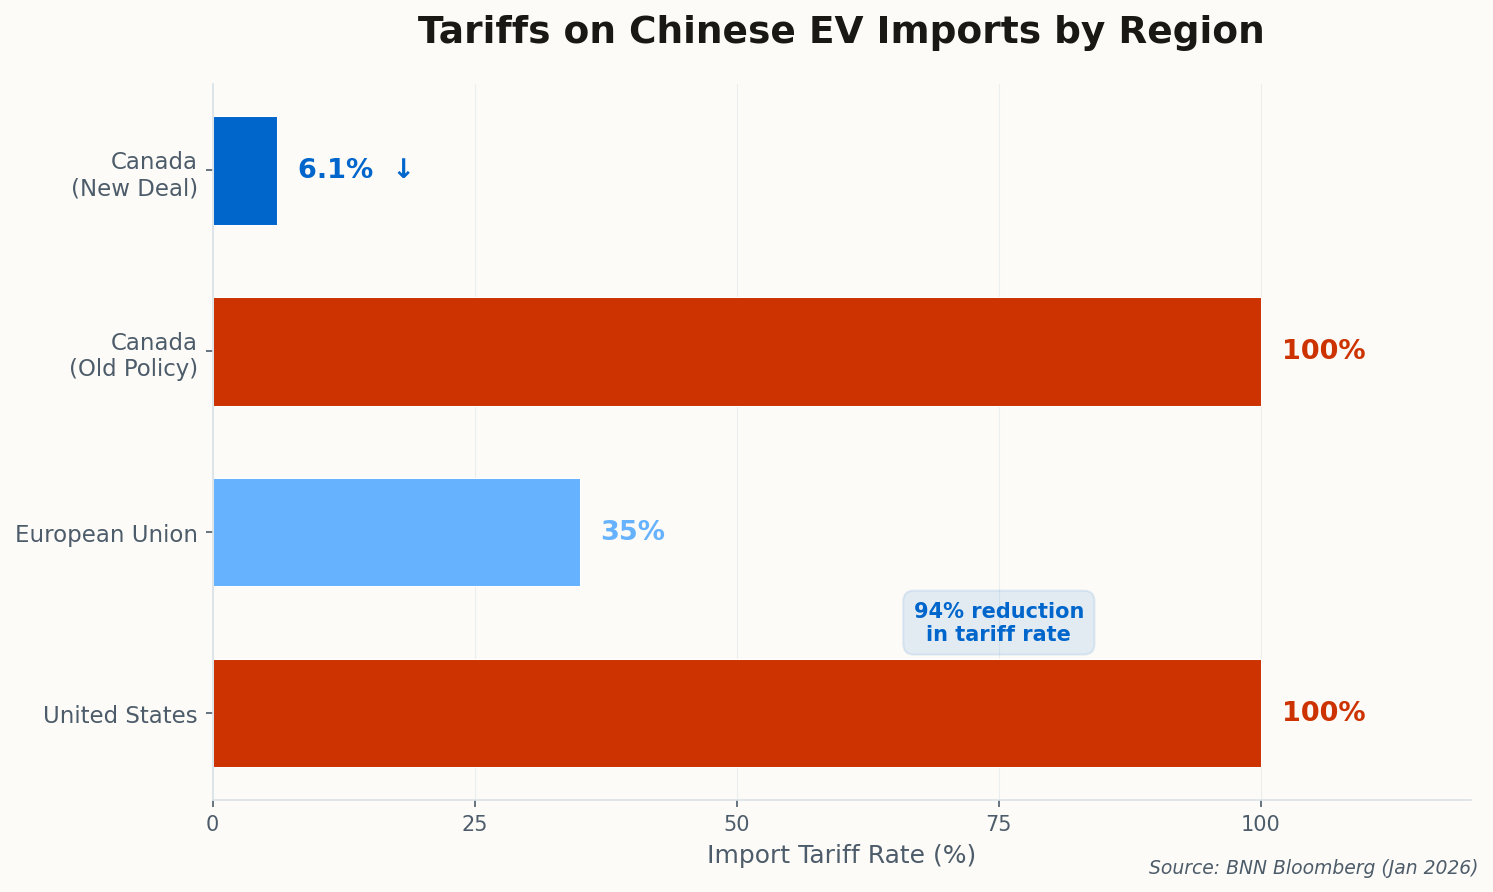

Write the Python code that produced this figure.
import matplotlib.pyplot as plt
import numpy as np

# Newsletter color scheme
ACCENT = '#0066CC'
ACCENT_LIGHT = '#66B2FF'
BG = '#FDFBF7'
TEXT = '#1A1815'
TEXT_SECONDARY = '#4D5C6A'
GRID = '#D8E2E8'
WARNING = '#CC3300'  # Red for US

# Data
countries = ['United States', 'European Union', 'Canada\n(Old Policy)', 'Canada\n(New Deal)']
tariffs = [100, 35, 100, 6.1]
colors = [WARNING, ACCENT_LIGHT, WARNING, ACCENT]

# Create figure
fig, ax = plt.subplots(figsize=(10, 6), facecolor=BG)
ax.set_facecolor(BG)

# Create horizontal bars
y_pos = np.arange(len(countries))
bars = ax.barh(y_pos, tariffs, color=colors, height=0.6, edgecolor='white', linewidth=0.5)

# Add value labels
for i, (bar, val) in enumerate(zip(bars, tariffs)):
    label = f'{val}%'
    if i == 3:  # Canada new deal - highlight the reduction
        label = f'{val}%  ↓'
    ax.text(val + 2, bar.get_y() + bar.get_height()/2,
            label, ha='left', va='center', fontsize=13, fontweight='600',
            color=colors[i])

# Styling
ax.set_title('Tariffs on Chinese EV Imports by Region', fontsize=18, color=TEXT, fontweight='700', pad=20)
ax.set_xlabel('Import Tariff Rate (%)', fontsize=12, color=TEXT_SECONDARY)
ax.set_yticks(y_pos)
ax.set_yticklabels(countries, fontsize=11, color=TEXT)

# X-axis
ax.set_xlim(0, 120)
ax.xaxis.set_major_locator(plt.MultipleLocator(25))

# Grid
ax.grid(True, axis='x', alpha=0.5, color=GRID, linestyle='-', linewidth=0.5)
ax.set_axisbelow(True)

# Remove spines
ax.spines['top'].set_visible(False)
ax.spines['right'].set_visible(False)
ax.spines['left'].set_color(GRID)
ax.spines['bottom'].set_color(GRID)

# Tick colors
ax.tick_params(colors=TEXT_SECONDARY)

# Add annotation box
bbox_props = dict(boxstyle="round,pad=0.5", facecolor=ACCENT, alpha=0.1, edgecolor=ACCENT)
ax.text(75, 0.5, '94% reduction\nin tariff rate', fontsize=10, ha='center', va='center',
        bbox=bbox_props, color=ACCENT, fontweight='600')

# Source attribution
fig.text(0.99, 0.02, 'Source: BNN Bloomberg (Jan 2026)', fontsize=9,
         color=TEXT_SECONDARY, ha='right', style='italic')

plt.tight_layout()
plt.savefig('/Users/welshofer/clawd/jlw-newsletter/images/ev-market-2026/chart-tariff-comparison.png',
            dpi=150, facecolor=BG, bbox_inches='tight')
print("Chart saved successfully!")
